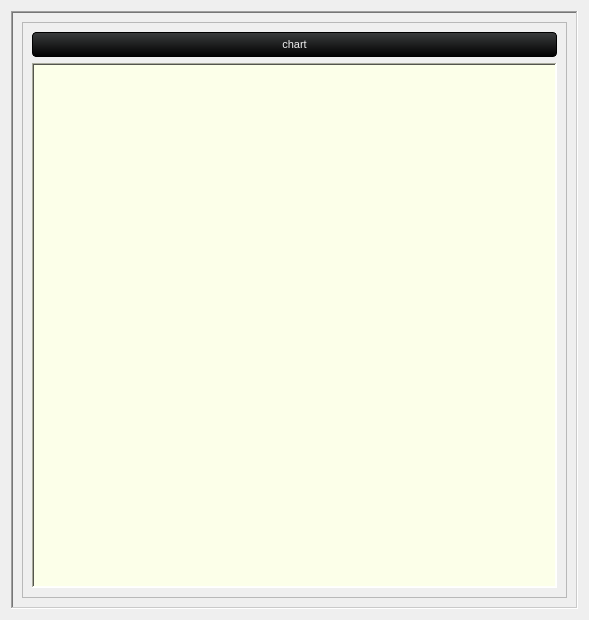
      <widget class="QWidget" name="tab_3">
       <attribute name="title">
        <string>DARKNET_CHART</string>
       </attribute>
       <layout class="QHBoxLayout" name="horizontalLayout">
        <item>
         <widget class="QFrame" name="darknet_Chart_frame">
          <property name="frameShape">
           <enum>QFrame::WinPanel</enum>
          </property>
          <property name="frameShadow">
           <enum>QFrame::Sunken</enum>
          </property>
          <property name="lineWidth">
           <number>10</number>
          </property>
          <property name="midLineWidth">
           <number>10</number>
          </property>
          <layout class="QGridLayout" name="gridLayout_8">
           <item row="0" column="0">
            <widget class="QFrame" name="frame_2">
             <property name="frameShape">
              <enum>QFrame::StyledPanel</enum>
             </property>
             <property name="frameShadow">
              <enum>QFrame::Raised</enum>
             </property>
             <layout class="QGridLayout" name="gridLayout_10">
              <item row="0" column="0">
               <widget class="QPushButton" name="import_chart">
                <property name="styleSheet">
                 <string notr="true">QPushButton {
    background-color: qlineargradient(spread:repeat, x1:1, y1:0, x2:1, y2:1, stop:0 rgb(59, 61, 62), stop:1 rgb(0, 0, 0));
    color: rgb(238, 238, 238);
    font-size: 11px;
    min-width: 53px;
    border-style: solid;
    border-width: 1px;
    border-radius: 4px;
    border-color: rgb(0, 0, 0);
    padding: 5px;
}

QPushButton:flat {
    background-color: transparent;
    border: none;
    color: rgb(238, 238, 238);
}

QPushButton:disabled {
    background-color: #404040;
    color: #656565;
    border-color: rgb(0, 0, 0);
}

QPushButton:hover {
    background-color: rgba(236, 157, 0, 51);
    border: 1px solid rgb(236, 157, 0);
}

QPushButton:pressed {
    background-color: qlineargradient(spread:repeat, x1:1, y1:0, x2:1, y2:1, stop:0 rgb(28, 28, 32), stop:1 rgb(0, 0, 0));
    border: 1px solid rgb(236, 157, 0);
}

QPushButton:checked {
    background-color: qlineargradient(spread:repeat, x1:1, y1:0, x2:1, y2:1, stop:0 rgb(28, 28, 32), stop:1 rgb(0, 0, 0));
    border: 1px solid #222;
}</string>
                </property>
                <property name="text">
                 <string>chart</string>
                </property>
               </widget>
              </item>
              <item row="1" column="0">
               <widget class="QLabel" name="chart_png">
                <property name="minimumSize">
                 <size>
                  <width>525</width>
                  <height>525</height>
                 </size>
                </property>
                <property name="maximumSize">
                 <size>
                  <width>1920</width>
                  <height>1080</height>
                 </size>
                </property>
                <property name="styleSheet">
                 <string notr="true">background-color: rgb(252, 255, 233);</string>
                </property>
                <property name="frameShape">
                 <enum>QFrame::WinPanel</enum>
                </property>
                <property name="frameShadow">
                 <enum>QFrame::Sunken</enum>
                </property>
                <property name="midLineWidth">
                 <number>10</number>
                </property>
                <property name="text">
                 <string/>
                </property>
               </widget>
              </item>
             </layout>
            </widget>
           </item>
          </layout>
         </widget>
        </item>
       </layout>
      </widget>
